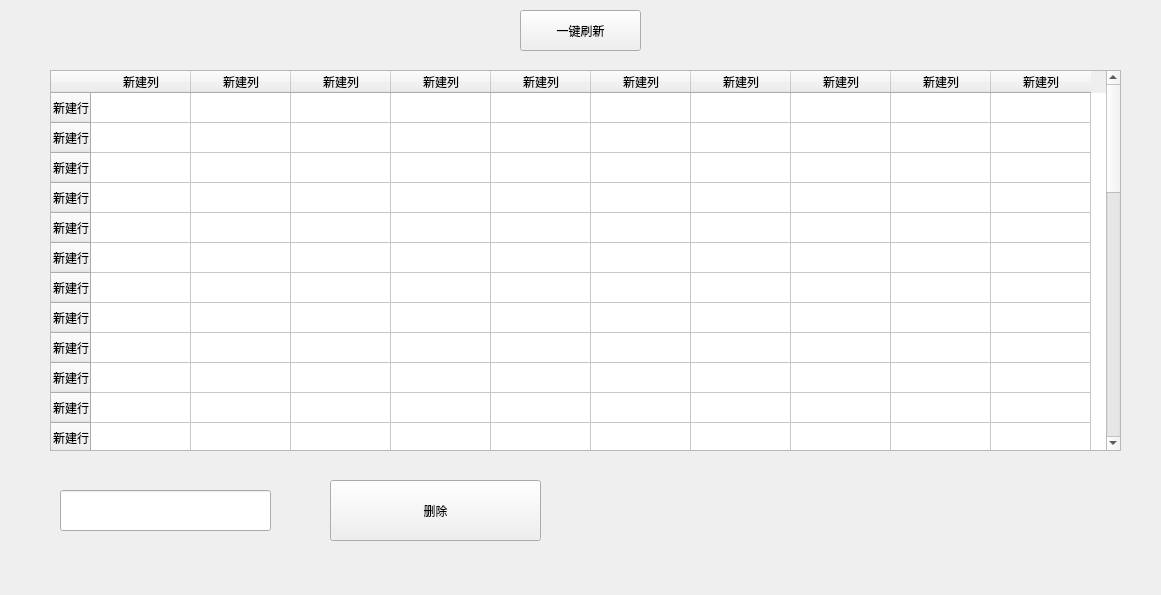
<?xml version="1.0" encoding="UTF-8"?>
<ui version="4.0">
 <class>change_order</class>
 <widget class="QWidget" name="change_order">
  <property name="geometry">
   <rect>
    <x>0</x>
    <y>0</y>
    <width>1161</width>
    <height>595</height>
   </rect>
  </property>
  <property name="windowTitle">
   <string>Form</string>
  </property>
  <widget class="QTableWidget" name="tableWidget">
   <property name="geometry">
    <rect>
     <x>50</x>
     <y>70</y>
     <width>1071</width>
     <height>381</height>
    </rect>
   </property>
   <row>
    <property name="text">
     <string>新建行</string>
    </property>
   </row>
   <row>
    <property name="text">
     <string>新建行</string>
    </property>
   </row>
   <row>
    <property name="text">
     <string>新建行</string>
    </property>
   </row>
   <row>
    <property name="text">
     <string>新建行</string>
    </property>
   </row>
   <row>
    <property name="text">
     <string>新建行</string>
    </property>
   </row>
   <row>
    <property name="text">
     <string>新建行</string>
    </property>
   </row>
   <row>
    <property name="text">
     <string>新建行</string>
    </property>
   </row>
   <row>
    <property name="text">
     <string>新建行</string>
    </property>
   </row>
   <row>
    <property name="text">
     <string>新建行</string>
    </property>
   </row>
   <row>
    <property name="text">
     <string>新建行</string>
    </property>
   </row>
   <row>
    <property name="text">
     <string>新建行</string>
    </property>
   </row>
   <row>
    <property name="text">
     <string>新建行</string>
    </property>
   </row>
   <row>
    <property name="text">
     <string>新建行</string>
    </property>
   </row>
   <row>
    <property name="text">
     <string>新建行</string>
    </property>
   </row>
   <row>
    <property name="text">
     <string>新建行</string>
    </property>
   </row>
   <row>
    <property name="text">
     <string>新建行</string>
    </property>
   </row>
   <row>
    <property name="text">
     <string>新建行</string>
    </property>
   </row>
   <row>
    <property name="text">
     <string>新建行</string>
    </property>
   </row>
   <row>
    <property name="text">
     <string>新建行</string>
    </property>
   </row>
   <row>
    <property name="text">
     <string>新建行</string>
    </property>
   </row>
   <row>
    <property name="text">
     <string>新建行</string>
    </property>
   </row>
   <row>
    <property name="text">
     <string>新建行</string>
    </property>
   </row>
   <row>
    <property name="text">
     <string>新建行</string>
    </property>
   </row>
   <row>
    <property name="text">
     <string>新建行</string>
    </property>
   </row>
   <row>
    <property name="text">
     <string>新建行</string>
    </property>
   </row>
   <row>
    <property name="text">
     <string>新建行</string>
    </property>
   </row>
   <row>
    <property name="text">
     <string>新建行</string>
    </property>
   </row>
   <row>
    <property name="text">
     <string>新建行</string>
    </property>
   </row>
   <row>
    <property name="text">
     <string>新建行</string>
    </property>
   </row>
   <row>
    <property name="text">
     <string>新建行</string>
    </property>
   </row>
   <row>
    <property name="text">
     <string>新建行</string>
    </property>
   </row>
   <row>
    <property name="text">
     <string>新建行</string>
    </property>
   </row>
   <row>
    <property name="text">
     <string>新建行</string>
    </property>
   </row>
   <row>
    <property name="text">
     <string>新建行</string>
    </property>
   </row>
   <row>
    <property name="text">
     <string>新建行</string>
    </property>
   </row>
   <row>
    <property name="text">
     <string>新建行</string>
    </property>
   </row>
   <column>
    <property name="text">
     <string>新建列</string>
    </property>
   </column>
   <column>
    <property name="text">
     <string>新建列</string>
    </property>
   </column>
   <column>
    <property name="text">
     <string>新建列</string>
    </property>
   </column>
   <column>
    <property name="text">
     <string>新建列</string>
    </property>
   </column>
   <column>
    <property name="text">
     <string>新建列</string>
    </property>
   </column>
   <column>
    <property name="text">
     <string>新建列</string>
    </property>
   </column>
   <column>
    <property name="text">
     <string>新建列</string>
    </property>
   </column>
   <column>
    <property name="text">
     <string>新建列</string>
    </property>
   </column>
   <column>
    <property name="text">
     <string>新建列</string>
    </property>
   </column>
   <column>
    <property name="text">
     <string>新建列</string>
    </property>
   </column>
  </widget>
  <widget class="QLineEdit" name="lineEdit">
   <property name="geometry">
    <rect>
     <x>60</x>
     <y>490</y>
     <width>211</width>
     <height>41</height>
    </rect>
   </property>
  </widget>
  <widget class="QPushButton" name="pushButton">
   <property name="geometry">
    <rect>
     <x>330</x>
     <y>480</y>
     <width>211</width>
     <height>61</height>
    </rect>
   </property>
   <property name="text">
    <string>删除</string>
   </property>
  </widget>
  <widget class="QPushButton" name="pushButton_2">
   <property name="geometry">
    <rect>
     <x>520</x>
     <y>10</y>
     <width>121</width>
     <height>41</height>
    </rect>
   </property>
   <property name="text">
    <string>一键刷新</string>
   </property>
  </widget>
 </widget>
 <resources/>
 <connections/>
</ui>
